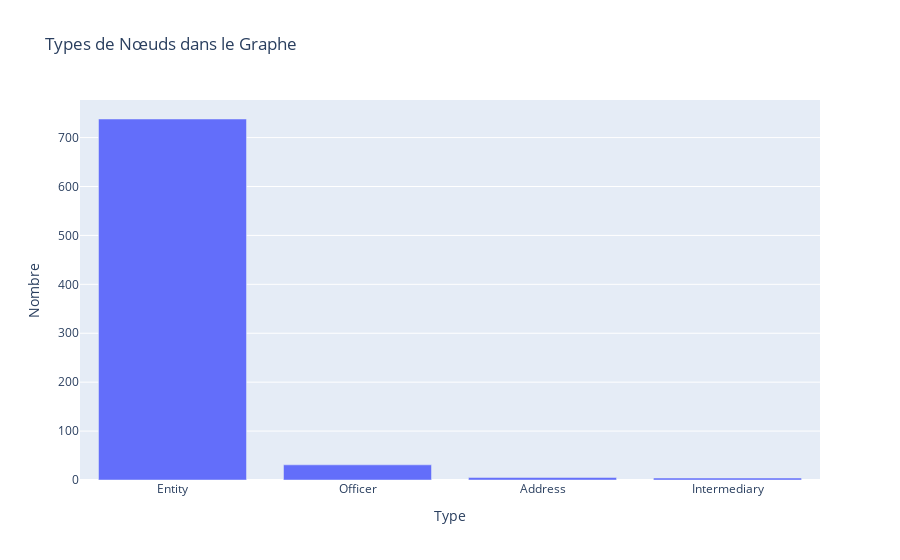

Write notebook code for a chart like this one.
### Code cell
# Visualisation simple
import plotly.express as px

if len(type_counts) > 0:
    fig = px.bar(x=type_counts.index[:8], y=type_counts.values[:8],
                 title="Types de Nœuds dans le Graphe",
                 labels={'x': 'Type', 'y': 'Nombre'})
    fig.show()

### Figure 1 — Plotly figure (JSON) as saved in the notebook; plotly's stock layout.template omitted (floating-point values rounded to 4 significant figures)
{"data": [{"hovertemplate": "Type=%{x}<br>Nombre=%{y}<extra></extra>", "legendgroup": "", "marker": {"color": "#636efa", "pattern": {"shape": ""}}, "name": "", "orientation": "v", "showlegend": false, "textposition": "auto", "type": "bar", "x": ["Entity", "Officer", "Address", "Intermediary"], "xaxis": "x", "y": [738, 31, 5, 4], "yaxis": "y"}], "layout": {"barmode": "relative", "legend": {"tracegroupgap": 0}, "title": {"text": "Types de Nœuds dans le Graphe"}, "xaxis": {"anchor": "y", "domain": [0, 1], "title": {"text": "Type"}}, "yaxis": {"anchor": "x", "domain": [0, 1], "title": {"text": "Nombre"}}}}
